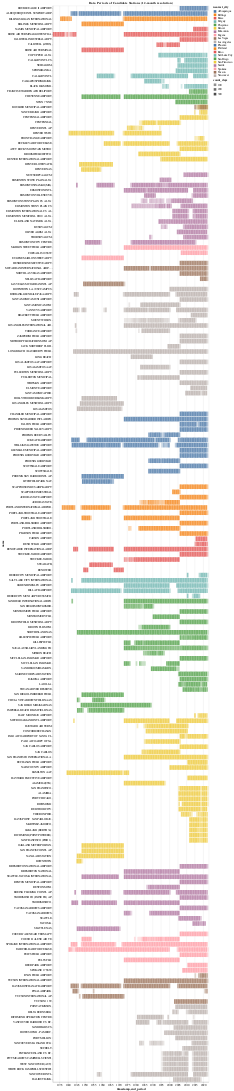

This figure's notebook cell:
### Code cell
alt.Chart(subset_resampled.reset_index()).mark_bar().encode(
    alt.X('timestamp:T'),
    alt.X2('end_period:T'),
    alt.Y('name:N', sort='color'),
    color='nearest_city:N',
    opacity='count_days:Q',
).properties(
    title=f"Data Periods of Candidate Stations ({resolution_months}-month resolution)"
).configure_view(
    #continuousHeight=200,
    continuousWidth=600,
)

### Figure 1 — Vega-Lite specification as saved in the notebook (floating-point values rounded to 4 significant figures; data arrays with more than 128 entries replaced by an {"elided": "..."} marker saying what was removed)
{"$schema": "https://vega.github.io/schema/vega-lite/v4.17.0.json", "config": {"view": {"continuousHeight": 300, "continuousWidth": 600}}, "data": {"name": "data-51f9a426e28bf0cce42d4c1ca9f19f18"}, "datasets": {"data-51f9a426e28bf0cce42d4c1ca9f19f18": {"elided": "5442 records"}}, "encoding": {"color": {"field": "nearest_city", "type": "nominal"}, "opacity": {"field": "count_days", "type": "quantitative"}, "x": {"field": "timestamp", "type": "temporal"}, "x2": {"field": "end_period"}, "y": {"field": "name", "sort": "color", "type": "nominal"}}, "mark": "bar", "title": "Data Periods of Candidate Stations (12-month resolution)"}
